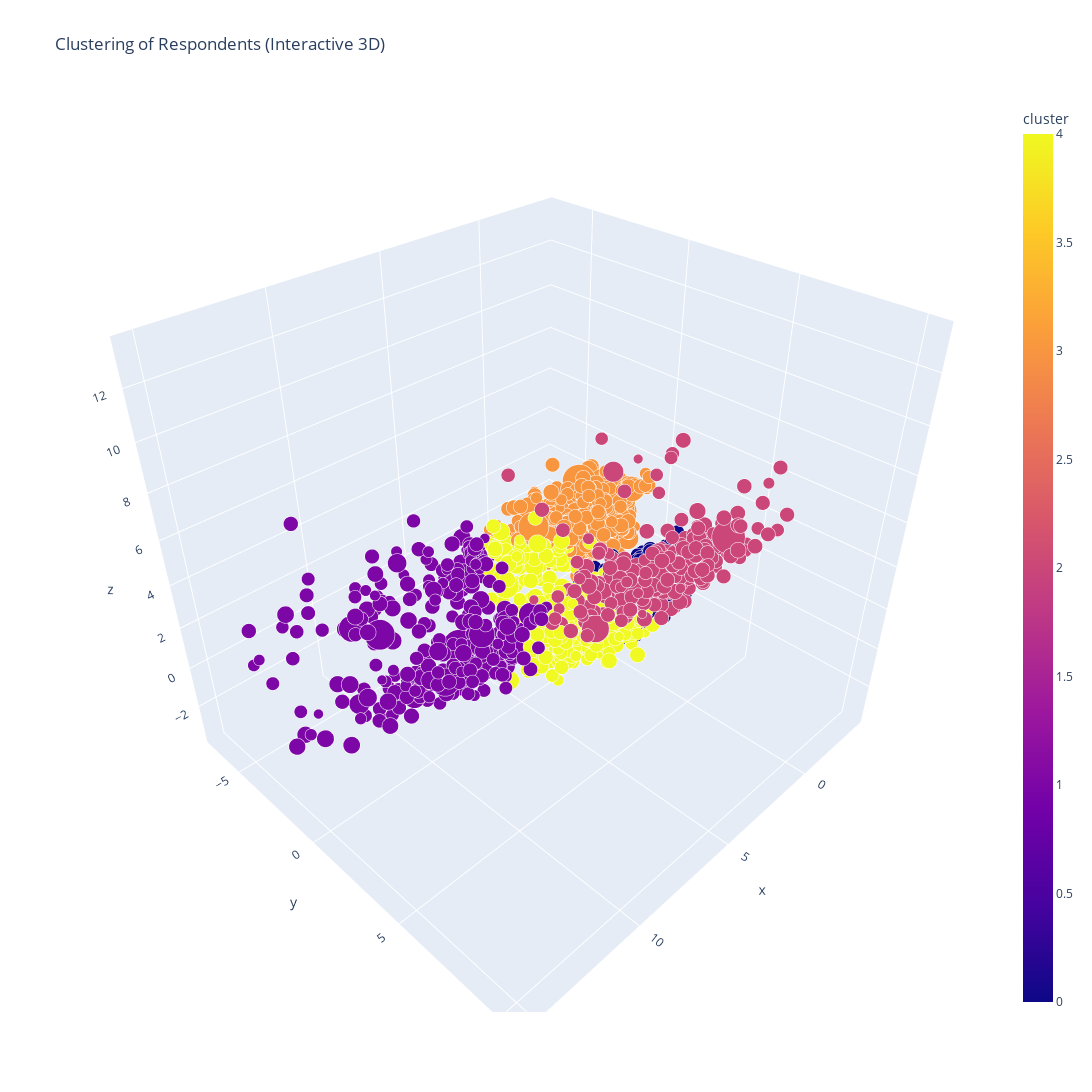

Notebook code for this chart:
### Code cell
kmeans_usage = make_clusters(df_usage, 5)

### Figure 1 — Plotly figure (JSON) as saved in the notebook; plotly's stock layout.template omitted (floating-point values rounded to 4 significant figures; data arrays with more than 128 entries replaced by an {"elided": "..."} marker saying what was removed)
{"data": [{"hovertemplate": "x=%{x}<br>y=%{y}<br>z=%{z}<br>weight=%{marker.size}<br>cluster=%{marker.color}<extra></extra>", "legendgroup": "", "marker": {"color": {"elided": "5000 int values"}, "coloraxis": "coloraxis", "opacity": 1, "size": {"elided": "5000 float values"}, "sizemode": "area", "sizeref": 0.004873, "symbol": "circle"}, "mode": "markers", "name": "", "scene": "scene", "showlegend": false, "type": "scatter3d", "x": {"elided": "5000 float values"}, "y": {"elided": "5000 float values"}, "z": {"elided": "5000 float values"}}], "layout": {"coloraxis": {"colorbar": {"title": {"text": "cluster"}}, "colorscale": [[0, "#0d0887"], [0.1111, "#46039f"], [0.2222, "#7201a8"], [0.3333, "#9c179e"], [0.4444, "#bd3786"], [0.5556, "#d8576b"], [0.6667, "#ed7953"], [0.7778, "#fb9f3a"], [0.8889, "#fdca26"], [1, "#f0f921"]]}, "height": 1200, "legend": {"itemsizing": "constant", "tracegroupgap": 0}, "scene": {"domain": {"x": [0, 1], "y": [0, 1]}, "xaxis": {"title": {"text": "x"}}, "yaxis": {"title": {"text": "y"}}, "zaxis": {"title": {"text": "z"}}}, "title": {"text": "Clustering of Respondents (Interactive 3D)"}, "width": 1200}}
